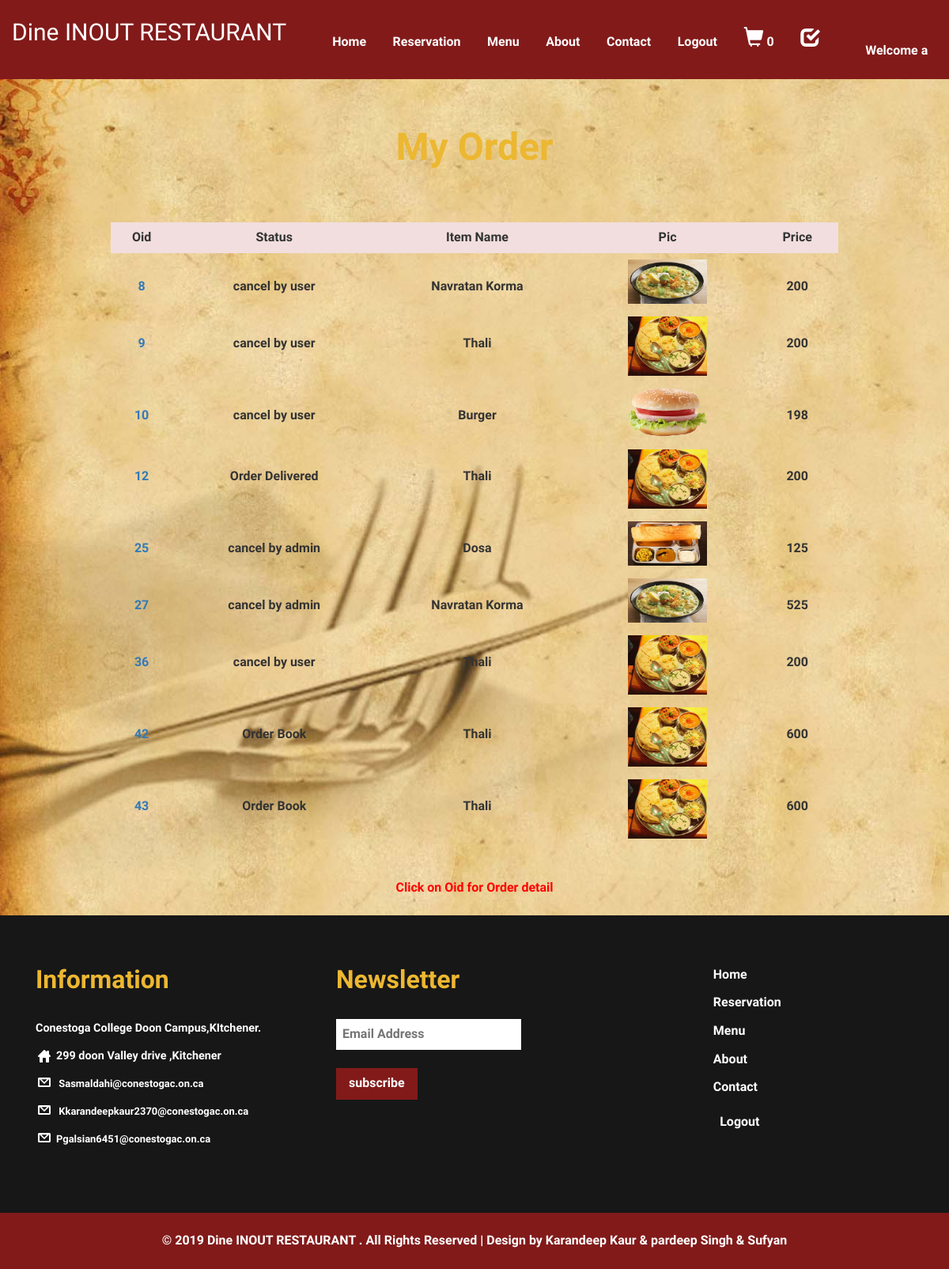
The page /restaurant/status.php?x=select_oid_first (signed in) on the database its author committed.
### tables this page shows
CREATE TABLE IF NOT EXISTS `account` (
  `fname` varchar(255) NOT NULL,
  `email` varchar(255) NOT NULL,
  `password` varchar(255) NOT NULL,
  `security` varchar(255) NOT NULL,
  `ans` varchar(255) NOT NULL,
  `telephone` bigint(255) NOT NULL
);

CREATE TABLE IF NOT EXISTS `orderdetail` (
  `oid` int(255) NOT NULL,
  `userid` varchar(255) NOT NULL,
  `shippingaddress` varchar(255) NOT NULL,
  `city` varchar(255) NOT NULL,
  `date` varchar(255) NOT NULL,
  `time` varchar(255) NOT NULL,
  `ip` varchar(255) NOT NULL,
  `paymentmetod` varchar(255) NOT NULL,
  `paymentid` int(255) NOT NULL,
  `status` varchar(255) NOT NULL DEFAULT 'order book',
  `price` int(255) NOT NULL,
  `productid` varchar(255) NOT NULL
);

### restaurant/status.php (the view, shortened to what this page needs)
<?php include"header.php";
?>
<div class="main-grid-one1"  id="one">
    <div class="home-banner2">
	<div class="dream-home-bann-main wow bounceInDown" data-wow-delay="0.3s">
				<h1>My Order</h1><br/><br/>
	<div class="container">
				<div class="contact-right wow bounceInUp" data-wow-delay="0.3s">
				 <div class="contact-1-main col-md-10 col-md-offset-1"><br/>
	<form action="" method="post" >
<div class="row ">
				  <div class="col-md-12">
					<table class="table table-hover">
					<tr class="danger">
					<td align="center">Oid</td>
					<td align="center">Status</td>
					<td align="center">Item Name</td>
					<td align="center">Pic</td>
					<td align="center">Price</td>
					</tr>
					<?php
					include "config.php";
                   $q="select * from `orderdetail` where `userid`='$logedin'";
                  $result=mysqli_query($obj,$q);
                  while($row=mysqli_fetch_array($result))
                       {$price=$row['price'];
					   $oid=$row['oid'];
					$pid=$row['productid'];
					$status=$row['status'];
					$a = explode(",",$pid);
					echo"<tr>";
							echo"<td align='center'>";
                              echo"<br/><a href='checkyourorderstatus.php?oid=$oid'>". $oid;
                                echo"</td>";
								echo"<td align='center'>";
                              echo"<br/>". $status;
                                echo"</td>";
						foreach($a as $k)
						{
						}
                       $q="select * from `add-product` where `p-id`='$k'";
                      $res=mysqli_query($obj,$q);
                      while($row1=mysqli_fetch_array($res))
                          {
                            $name=$row1['p-name'];
                            $pic=$row1['p-pic'];
							echo"<td align='center'>";
                              echo"<br/>". $name;
                                echo"</td>";
            echo"<td align='center'>";
           echo"<img src='admin/upload/$pic' width='100px'/>";
		   echo"</td>";
		   echo"<td align='center'>";
                              echo"<br/>". $price;
                                echo"</td>";
			echo"</tr>";
 }
					}?>
					</table></div></div>
			  <br/><center style='color:red;'>Click on Oid for Order detail<center>
			  <br/>
</center>
	</form>
	</div>
	</div>
	</div>
	</div>
	</div>
	</div>
<?php include"footer.php"?>

### restaurant/header.php (shortened to what this page needs)
<!DOCTYPE HTML>
<html>
<head>
<link href="css/bootstrap.css" rel="stylesheet" type="text/css" media="all" />
<link href="css/style.css" rel="stylesheet" type="text/css" media="all"/>
<link rel="stylesheet" type="text/css" href="css/style2.css" />
 <link rel="stylesheet" href="js/jquery-ui.css">
</head>
<body>
<div class="top-navg ">
	<div class="container-fluid">
		<div class=" logo wow tada" data-wow-delay="0.3s">
			<span class="anima"><h2 style="color:white;">Dine INOUT RESTAURANT </h2></span>
		</div>
		<div class="navigation">
			<div class="menu menu-li">
				<ul class="menu-list">
					<li class="menu-item "><a href="index.php" class="menu-link">Home</a></li>
					<li class="menu-item"><a href="reservation.php" class="menu-link">Reservation</a></li>
                     <li class="menu-item"><a href="menu.php" class="menu-link">Menu</a></li>
					<li class="menu-item"><a href="about.php" class="menu-link">About</a></li>
					<li class="menu-item"><a href="contact.php" class="menu-link">Contact</a></li>
					<li class="menu-item"><?php  if(!isset($_SESSION['user']))
			 {
			echo"<a href='logaccount.php' class='menu-link'> ";
					echo"Login";
					echo"</a></li>";
					}
					else
					{
					echo"<a href='logout.php' class='menu-link'> ";
					echo"Logout";
					echo"</a></li>";
					}?>
					<?php $t = 0;
?>
					<li class="menu-item"><a href="checkout.php" class="menu-link">
					<span class="glyphicon glyphicon-shopping-cart" style="color:white;font-size:25px;"></span>
					<?php echo $t; ?>
					</a></li>
		<li class="menu-item">
				<a href="myorder.php" style="pointer:normal"class="menu-link">
					<span class="glyphicon glyphicon-check" style="color:white;font-size:25px;">
					</span></a></li>
				</ul>
			</div>
	</div>
	<ul class=" head-icons wow bounceInRight" data-wow-delay="0.3s">
				 		<?php
             if(isset($_SESSION['user']))
			 {
               $logedin=$_SESSION['user'];
          include "config.php";
	      $res = mysqli_query($obj,"select * from `account` where email='$logedin'");
	      while($row = mysqli_fetch_array($res))
		  {
           $name=$row['fname'];
		   echo"<br/><b><span style='color:white;'>Welcome ".$name."<b></span>";
          }}?>
		 				 	</ul>
	<div class="clearfix"></div>
</div>
</div>

### restaurant/css/style.css (style rules this page uses)
h4, h5, h6, h1, h2, h3 { margin:0; }
ul, ol { margin: 0;padding:0; }
html, body { font-family: 'Work Sans', sans-serif; font-size: 100%; background:#fff; margin: 0px; height:100%; }
a { text-decoration: none; }
.top-navg { position:fixed; background:#821A1A; padding:1.5em 0em; z-index: 999; top:0; width:100%; }
.navigation { margin-top: 0.1em; width: 56%; float: left; }
.head-icons { width: 10%; padding: 0.4em 0 0; text-align: right; float: left; }
.logo { padding: 0; float: left; width: 33%; }
.navigation ul { padding:0; margin:0; text-align:center; }
.navigation ul li { display:inline-block; }
.navigation ul li a { text-decoration: none; display: block; }
.menu-item { display: block; margin: .5em 0; }
.menu-link { font-size: 1em; font-family: 'Ruluko', sans-serif; font-weight:600; display: block; padding:0.4em 0.4em; cursor: pointer; -webkit-user-select: none; -moz-user-select: none; -ms-user-select: none; user-select: none; -webkit-touch-callout: none; -khtml-user-select: none; -webkit-tap-highlight-color: rgba(0, 0, 0, 0); border: 2px solid transparent; }
.menu-li .menu-item { position: relative; margin: 0 0.4em; }
.menu-li .menu-link { position: relative; display: block; text-align: center; color: #fff; -webkit-transition: color 0.4s; transition: color 0.4s; }
.dream-home-bann-main h1 { font-size: 3em; color:#ecb731; text-align: center; font-family: 'Ruluko', sans-serif; font-weight: 600; }
.dream-home-bann-main { padding:10em 0em 0em 0em; }
.table > thead > tr > th, .table > tbody > tr > th, .table > tfoot > tr > th, .table > thead > tr > td, .table > tbody > tr > td, .table > tfoot > tr > td { padding: 8px; line-height: 1.42857143; vertical-align: top; border-top: none; }

### restaurant/header.php (style rules this page uses)
.anima { color:white; position:relative; }
span { color:red; }
.home-banner2 { background:url(images/home.jpg)no-repeat; min-height: 600px; background-size: cover; }

### rows shown on the page
account: fname "a"
orderdetail: oid "8", status "cancel by user", price "200"
add-product: value "Navratan Korma", value (picture)
orderdetail: oid "9", status "cancel by user", price "200"
add-product: value "Thali", value (picture)
orderdetail: oid "10", status "cancel by user", price "198"
add-product: value "Burger", value (picture)
orderdetail: oid "12", status "Order Delivered", price "200"
orderdetail: oid "25", status "cancel by admin", price "125"
add-product: value "Dosa", value (picture)
orderdetail: oid "27", status "cancel by admin", price "525"
orderdetail: oid "36", status "cancel by user", price "200"
orderdetail: oid "42", status "Order Book", price "600"
orderdetail: oid "43", status "Order Book", price "600"

### other values the page prints
$t "0"
